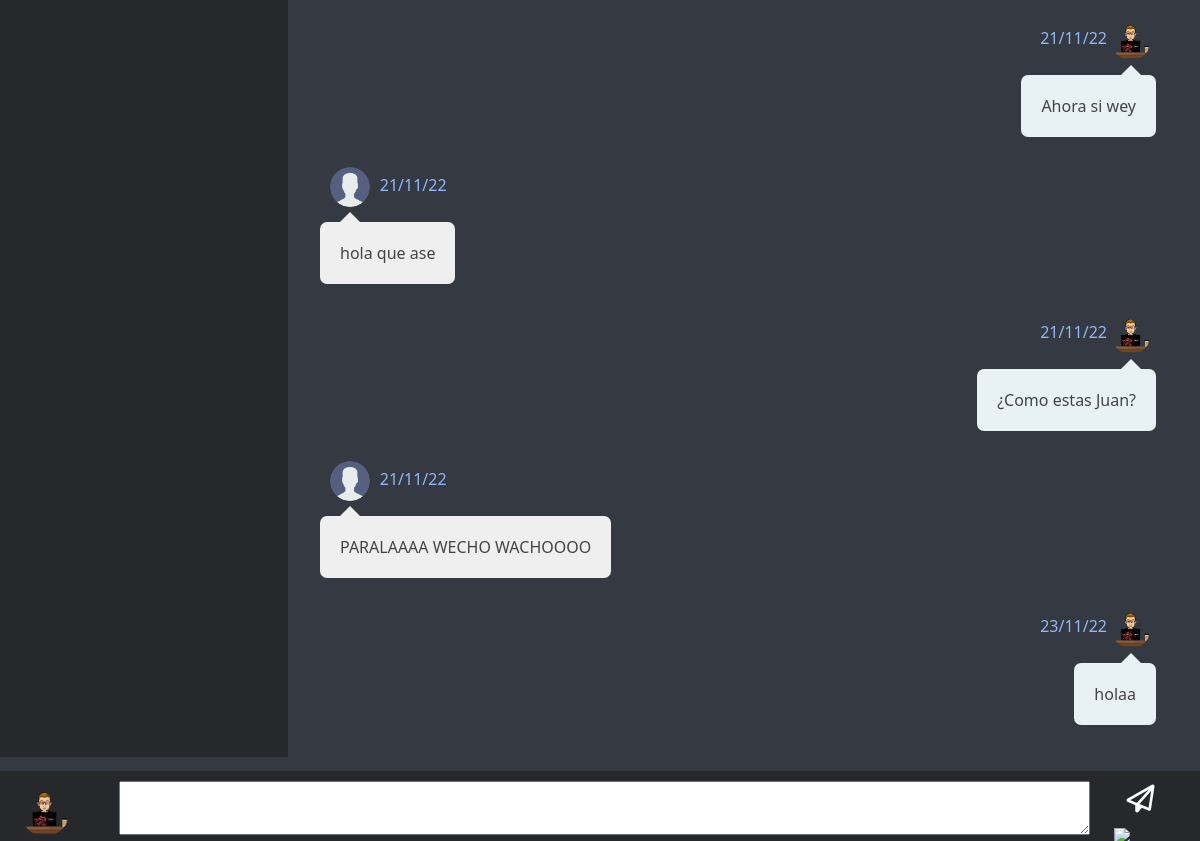
Screenshot of /index.php (signed in) with the database file from the repository.
### tables this page shows
CREATE TABLE `chat`  (
  `id` int NOT NULL AUTO_INCREMENT,
  `text` varchar(255) NOT NULL,
  `fecha` varchar(255) NOT NULL,
  `userid` int NOT NULL,
  `groupid` int NOT NULL,
  PRIMARY KEY (`id`) USING BTREE
);

CREATE TABLE `users`  (
  `id` int NOT NULL AUTO_INCREMENT,
  `user` varchar(255) NOT NULL,
  `firstname` varchar(255) NOT NULL,
  `lastname` varchar(255) NULL DEFAULT NULL,
  `password` varchar(255) NOT NULL,
  `rol` int NOT NULL DEFAULT 0,
  `img` varchar(255) NOT NULL DEFAULT 'default.png',
  `state` varchar(255) NOT NULL DEFAULT 'offline',
  `lastlogin` int NOT NULL,
  PRIMARY KEY (`id`) USING BTREE
);

### controllers/mainController.php (called while the page is built, shortened)
<?php
require_once('models/UserModel.php');
require_once('models/UserRepository.php');
require_once('models/ChatModel.php');
require_once('models/ChatRepository.php');
$repository = new ChatRepository();
$chats = $repository->getChats();
require_once('views/mainView.phtml');

### index.php (called while the page is built, shortened)
<?php
require_once("controllers/mainController.php");
?>

### models/ChatRepository.php (called while the page is built, shortened)
<?php
class ChatRepository {
    public static function getChats(){
        $chats = [];
        $db = Database::conexion();
        $q = "SELECT * FROM chat";
        $result = $db->query($q);
        if($result){
            while ($datos = $result->fetch_assoc()) {
                $chats[] = new Chats($datos);
            }
        }
        return $chats;
    }
}
?>

### models/UserRepository.php (called while the page is built, shortened)
<?php
class UserRepository
{
    public static function getUserById($id){
        $DB = Database::conexion();
        $result = $DB->query("SELECT * FROM users WHERE id = $id");
        if($result){
            $user = new User($result->fetch_assoc());
        }else $user = null;
        return $user;
    }
}

### models/ChatModel.php (called while the page is built, shortened)
<?php
class Chats
{
    private $text;
    private $user;
    private $date;
    public function __construct($datos)
    {
        $this->text = $datos['text'];
        $this->user = UserRepository::getUserById($datos['userid']);
        $this->date = $datos['fecha'];
    }
    public function getText()
    {
        return $this->text;
    }
    public function getUser(){
        return $this->user;
    }
    public function getDate(){
        return $this->date;
    }
}
?>

### models/UserModel.php (called while the page is built, shortened)
<?php
class User
{
    public $id;
    public $name;
    public $img;
    public function __construct ($row){
        $this->id = $row['id'];
        $this->name = $row['user'];
        $this->img = $row['img'];
    }
    public function getId(){
        return $this->id;
    }
    public function getName(){
        return $this->name;
    }
    public function getImg(){
        return 'views/img/users/'.$this->img;
    }
}

### views/mainView.phtml (the view, shortened to what this page needs)
<!DOCTYPE html>
<html>
<head>
    <link href="https://cdn.jsdelivr.net/npm/bootstrap@5.2.2/dist/css/bootstrap.min.css" rel="stylesheet"
>
    <link href="views/css/style.css" rel="stylesheet">
</head>
<body class="bg-secundary">
<div class="row w-100 h-100">
<?php
$login = null;
if (!$_SESSION['user']->getName()) {
    $login = 'index.php?login';
} else {
    $login = 'index.php?login&logout';
}
echo '<aside class="col-3 bg-primary" style="height: 90vh; overflow-y: scroll; overflow-x: hidden;">';
echo '</aside>';
echo '<section class="chat col-9" style="height: 90vh; overflow-y: scroll; overflow-x: hidden;">
        <div class="chat-history">
            <ul class="m-b-0">';
foreach ($chats as $chat) {
    $user = $chat->getUser();
    if($user->getId() == $_SESSION['user']->getId()){
        echo '<li class="clearfix">
                  <div class="message-data text-end pr-1">
                      <span class="message-data-time">'. $chat->getDate() .'</span>
                      <img src="'. $chat->getUser()->getImg() .'" alt="avatar">
                  </div>
                  <div class="message other-message float-right">
                    '.$chat->getText().'
                  </div>
              </li>';
    }else{
        echo '<li class="clearfix">
                  <div class="message-data msg-left">
                      <img src="'. $chat->getUser()->getImg() .'" alt="avatar">
                      <span class="message-data-time">'. $chat->getDate() .'</span>
                  </div>
                  <div class="message my-message">
                    '.$chat->getText().'
                  </div>
              </li>';
    }
}
echo '       </ul>
         </div>
      </section>';
?>
</div>
<footer class="footer bg-primary py-1">
    <div class="row h-100 mx-2">
        <div class="col-1 my-auto">
            <a href="<?php echo $login ?>">
                <img class="img-user" src="<?php echo $_SESSION['user']->getImg(); ?>">
            </a>
        </div>
        <form class="col-11 row px-0 mx-0" action="index.php?new_chat" method="POST">
            <div class="col-11 my-auto">
                <textarea name="message" class="h-75 w-100"></textarea>
            </div>
            <div class="col-1 my-auto">
                <button type="submit" class="btn" name="new_chat"><h3 class="m-0 p-0"><i
                                class="far fa-paper-plane text-white"></i></h3></button>
                <a href="index.php?new_group"><img src="views/img/more.svg" height="28px"></a>
            </div>
        </form>
    </div>
</footer>
</body>
</html>

### views/css/style.css (style rules this page uses)
.bg-primary { background: #26282B !important; }
.bg-secundary { background: #353941 !important; }
.img-user { border-radius: 50%; height: 50px; }
footer { position: fixed; bottom: 0; width: 100%; height: 70px; }
.chat .chat-history { padding: 20px; }
.chat .chat-history ul { padding: 0 }
.chat .chat-history ul li { list-style: none; margin-bottom: 30px }
.chat .chat-history ul li:last-child { margin-bottom: 0px }
.chat .chat-history .message-data { margin-bottom: 15px }
.chat .chat-history .message-data img { border-radius: 40px; width: 40px }
.chat .chat-history .message-data-time { color: #90B8F8; padding-left: 6px }
.chat .chat-history .message { color: #444; padding: 18px 20px; line-height: 26px; font-size: 16px; border-radius: 7px; display: inline-block; position: relative }
.chat .chat-history .message:after { bottom: 100%; right: 15px; border: solid transparent; content: " "; height: 0; width: 0; position: absolute; pointer-events: none; border-bottom-color: #fff; border-width: 10px; margin-left: -10px }
.chat .chat-history .my-message { background: #efefef }
.chat .chat-history .my-message:after { bottom: 100%; left: 30px; border: solid transparent; content: " "; height: 0; width: 0; position: absolute; pointer-events: none; border-bottom-color: #efefef; border-width: 10px; margin-left: -10px }
.chat .chat-history .other-message { background: #e8f1f3; text-align: right }
.chat .chat-history .other-message:after { border-bottom-color: #e8f1f3; }
.float-right { float: right }
.clearfix:after { visibility: hidden; display: block; font-size: 0; content: " "; clear: both; height: 0 }
.text-end { padding-right: 0.3rem; }
.msg-left { padding-left: 0.6rem; }

### rows the page displays
chat: fecha "21/11/22", userid.img (picture), text "Ahora si wey"
chat: userid.img (placeholder picture), fecha "21/11/22", text "hola que ase"
chat: fecha "21/11/22", userid.img (picture), text "¿Como estas Juan?"
chat: userid.img (placeholder picture), fecha "21/11/22", text "PARALAAAA WECHO WACHOOOO"
chat: fecha "23/11/22", userid.img (picture), text "holaa"
users: img (picture)
